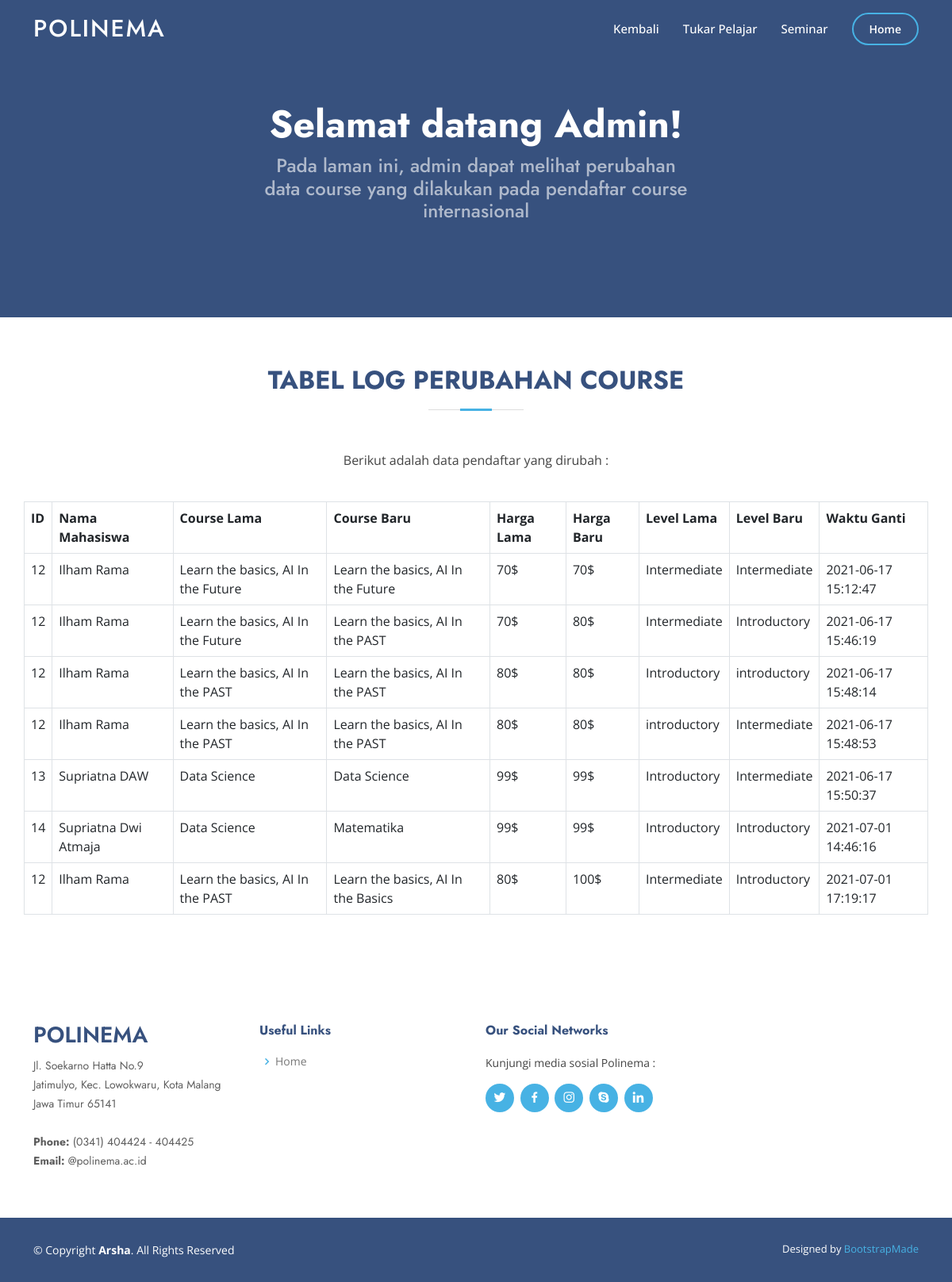
/datamasuklog.php, run on the app's committed database.
### tables this page shows
CREATE TABLE `logcourse` (
  `id_log` int(11) NOT NULL,
  `id_courseint` int(11) NOT NULL,
  `nama_mhs` varchar(50) NOT NULL,
  `course_old` varchar(100) NOT NULL,
  `course_new` varchar(100) NOT NULL,
  `harga_old` varchar(15) NOT NULL,
  `harga_new` varchar(25) NOT NULL,
  `level_old` varchar(50) NOT NULL,
  `level_new` varchar(50) NOT NULL,
  `timest` timestamp NOT NULL DEFAULT CURRENT_TIMESTAMP ON UPDATE CURRENT_TIMESTAMP
);

### db/conn.php (called while the page is built, shortened)
<?php
    $host = 'localhost';
    $db = 'internasional';
    $user = 'root';
    $pass = '';
    $charset = 'utf8mb4';
    $dsn = "mysql:host=$host; dbname=$db; charset=$charset";
    try{
        $pdo = new PDO($dsn, $user, $pass);
        $pdo->setAttribute(PDO::ATTR_ERRMODE, PDO::ERRMODE_EXCEPTION);
    } catch(PDOException $e) {
        throw new PDOException($e->getMessage());
    }
    require_once 'crud.php';
    $crud = new crud($pdo);
?>

### db/crud.php (called while the page is built, shortened)
<?php
    class crud{
        private $db;
        function __construct($conn){
            $this->db = $conn;
        }
       public function getLog(){
        try{
        $sql = "SELECT * FROM logcourse";
        $result = $this->db->query($sql);
        return $result;
        }catch(PDOException $e){
           echo $e->getMessage();
           return false;
       }
   }
    }
?>

### datamasuklog.php (the view, shortened to what this page needs)
<?php
    require_once 'db/conn.php';
    $results = $crud->getLog();
?>
<!DOCTYPE html>
<html lang="en">
<head>
  <link href="assets/vendor/aos/aos.css" rel="stylesheet">
  <link href="assets/vendor/bootstrap/css/bootstrap.min.css" rel="stylesheet">
  <link href="assets/vendor/bootstrap-icons/bootstrap-icons.css" rel="stylesheet">
  <link href="assets/vendor/boxicons/css/boxicons.min.css" rel="stylesheet">
  <link href="assets/vendor/glightbox/css/glightbox.min.css" rel="stylesheet">
  <link href="assets/vendor/remixicon/remixicon.css" rel="stylesheet">
  <link href="assets/vendor/swiper/swiper-bundle.min.css" rel="stylesheet">
  <link href="assets/css/stylef.css" rel="stylesheet">
</head>
<body>
  <header id="header" class="fixed-top ">
    <div class="container d-flex align-items-center">
      <h1 class="logo me-auto"><a href="index.php">POLINEMA</a></h1>
      <nav id="navbar" class="navbar">
        <ul>
          <li><a class="nav-link scrollto" href="datamasukca.php">Kembali</a></li>
          <li><a class="nav-link scrollto" href="datamasukta.php">Tukar Pelajar</a></li>
          <li><a class="nav-link scrollto" href="datamasuksa.php">Seminar</a></li>
          <li><a class="getstarted scrollto" href="index.php">Home</a></li>
        </ul>
      </nav>
    </div>
  </header>
  <section id="hero" class="d-flex align-items-center">
    <div class="container">
      <div class="row d-flex justify-content-center">
        <div style="text-align:center;" class="col-lg-6 d-flex flex-column justify-content-center pt-4 pt-lg-0 order-2 order-lg-1" data-aos="fade-up" data-aos-delay="200">
          <h1>Selamat datang Admin!</h1>
          <h2>Pada laman ini, admin dapat melihat perubahan data course yang dilakukan pada pendaftar course internasional</h2>
        </div>
      </div>
    </div>
  </section>
  <main id="main">
    <section id="about" class="about">
      <div class="container" data-aos="fade-up">
        <div class="section-title">
          <h2>Tabel Log Perubahan Course</h2>
        </div>
        <div class="row content d-flex justify-content-center">
          <div class="col-lg-6">
            <p style="text-align: center;">
              Berikut adalah data pendaftar yang dirubah :
            </p>
            <br>
        </div>
        <table class="table table-bordered">
        <tr>
            <th>ID</th>
            <th>Nama Mahasiswa</th>
            <th>Course Lama</th>
            <th>Course Baru</th>
            <th>Harga Lama</th>
            <th>Harga Baru</th>
            <th>Level Lama</th>
            <th>Level Baru</th>
            <th>Waktu Ganti</th>
        </tr>
        <?php while($r = $results->fetch(PDO::FETCH_ASSOC)){ ?>
              <tr>
                  <td><?php echo $r['id_courseint'] ?></td>
                  <td><?php echo $r['nama_mhs'] ?></td>
                  <td><?php echo $r['course_old'] ?></td>
                  <td><?php echo $r['course_new'] ?></td>
                  <td><?php echo $r['harga_old'] ?></td>
                  <td><?php echo $r['harga_new'] ?></td>
                  <td><?php echo $r['level_old'] ?></td>
                  <td><?php echo $r['level_new'] ?></td>
                  <td><?php echo $r['timest'] ?></td>
              </tr>
        <?php }?>
    </table>
        <br>
        <br>
      </div>
    </section>
  </main>
  <footer id="footer">
    <div class="footer-top">
      <div class="container">
        <div class="row">
          <div class="col-lg-3 col-md-6 footer-contact">
            <h3>Polinema</h3>
            <p>
              Jl. Soekarno Hatta No.9 <br>
              Jatimulyo, Kec. Lowokwaru, Kota Malang<br>
              Jawa Timur 65141 <br><br>
              <strong>Phone:</strong> (0341) 404424 - 404425<br>
              <strong>Email:</strong> @polinema.ac.id<br>
            </p>
          </div>
          <div class="col-lg-3 col-md-6 footer-links">
            <h4>Useful Links</h4>
            <ul>
              <li><i class="bx bx-chevron-right"></i> <a href="index.php">Home</a></li>
            </ul>
          </div>
          <div class="col-lg-3 col-md-6 footer-links">
            <h4>Our Social Networks</h4>
            <p>Kunjungi media sosial Polinema :</p>
            <div class="social-links mt-3">
              <a href="#" class="twitter"><i class="bx bxl-twitter"></i></a>
              <a href="#" class="facebook"><i class="bx bxl-facebook"></i></a>
              <a href="#" class="instagram"><i class="bx bxl-instagram"></i></a>
              <a href="#" class="google-plus"><i class="bx bxl-skype"></i></a>
              <a href="#" class="linkedin"><i class="bx bxl-linkedin"></i></a>
            </div>
          </div>
        </div>
      </div>
    </div>
    <div class="container footer-bottom clearfix">
      <div class="copyright">
        &copy; Copyright <strong><span>Arsha</span></strong>. All Rights Reserved
      </div>
      <div class="credits">
        Designed by <a href="https://bootstrapmade.com/">BootstrapMade</a>
      </div>
    </div>
  </footer>
</body>
</html>

### assets/css/stylef.css (style rules this page uses)
body { font-family: "Open Sans", sans-serif; color: #444444; }
a { color: #47b2e4; text-decoration: none; }
h1, h2, h3, h4, h5, h6 { font-family: "Jost", sans-serif; }
#header { transition: all 0.5s; z-index: 997; padding: 15px 0; }
#header .logo { font-size: 30px; margin: 0; padding: 0; line-height: 1; font-weight: 500; letter-spacing: 2px; text-transform: uppercase; }
#header .logo a { color: #fff; }
.navbar { padding: 0; }
.navbar ul { margin: 0; padding: 0; display: flex; list-style: none; align-items: center; }
.navbar li { position: relative; }
.navbar a { display: flex; align-items: center; justify-content: space-between; padding: 10px 0 10px 30px; font-size: 15px; font-weight: 500; color: #fff; white-space: nowrap; transition: 0.3s; }
.navbar .getstarted { padding: 8px 20px; margin-left: 30px; border-radius: 50px; color: #fff; font-size: 14px; border: 2px solid #47b2e4; font-weight: 600; }
#hero { width: 100%; height: 50vh; background: #37517e; }
#hero .container { padding-top: 60px; }
#hero h1 { margin: 0 0 10px 0; font-size: 48px; font-weight: 700; line-height: 56px; color: #fff; }
#hero h2 { color: rgba(255, 255, 255, 0.6); margin-bottom: 50px; font-size: 24px; }
section { padding: 60px 0; overflow: hidden; }
.section-title { text-align: center; padding-bottom: 30px; }
.section-title h2 { font-size: 32px; font-weight: bold; text-transform: uppercase; margin-bottom: 20px; padding-bottom: 20px; position: relative; color: #37517e; }
.section-title h2::before { content: ''; position: absolute; display: block; width: 120px; height: 1px; background: #ddd; bottom: 1px; left: calc(50% - 60px); }
.section-title h2::after { content: ''; position: absolute; display: block; width: 40px; height: 3px; background: #47b2e4; bottom: 0; left: calc(50% - 20px); }
#footer { font-size: 14px; background: #37517e; }
#footer .footer-top { padding: 60px 0 30px 0; background: #fff; }
#footer .footer-top .footer-contact { margin-bottom: 30px; }
#footer .footer-top .footer-contact h3 { font-size: 28px; margin: 0 0 10px 0; padding: 2px 0 2px 0; line-height: 1; text-transform: uppercase; font-weight: 600; color: #37517e; }
#footer .footer-top .footer-contact p { font-size: 14px; line-height: 24px; margin-bottom: 0; font-family: "Jost", sans-serif; color: #5e5e5e; }
#footer .footer-top h4 { font-size: 16px; font-weight: bold; color: #37517e; position: relative; padding-bottom: 12px; }
#footer .footer-top .footer-links { margin-bottom: 30px; }
#footer .footer-top .footer-links ul { list-style: none; padding: 0; margin: 0; }
#footer .footer-top .footer-links ul i { padding-right: 2px; color: #47b2e4; font-size: 18px; line-height: 1; }
#footer .footer-top .footer-links ul li { padding: 10px 0; display: flex; align-items: center; }
#footer .footer-top .footer-links ul li:first-child { padding-top: 0; }
#footer .footer-top .footer-links ul a { color: #777777; transition: 0.3s; display: inline-block; line-height: 1; }
#footer .footer-top .social-links a { font-size: 18px; display: inline-block; background: #47b2e4; color: #fff; line-height: 1; padding: 8px 0; margin-right: 4px; border-radius: 50%; text-align: center; width: 36px; height: 36px; transition: 0.3s; }
#footer .footer-bottom { padding-top: 30px; padding-bottom: 30px; color: #fff; }
#footer .copyright { float: left; }
#footer .credits { float: right; font-size: 13px; }
#footer .credits a { transition: 0.3s; }

### data on the page
logcourse: id_courseint "12", nama_mhs "Ilham Rama", course_old "Learn the basics, AI In the Future", course_new "Learn the basics, AI In the Future", harga_old "70$", harga_new "70$", level_old "Intermediate", level_new "Intermediate", timest "2021-06-17 15:12:47"
logcourse: id_courseint "12", nama_mhs "Ilham Rama", course_old "Learn the basics, AI In the Future", course_new "Learn the basics, AI In the PAST", harga_old "70$", harga_new "80$", level_old "Intermediate", level_new "Introductory", timest "2021-06-17 15:46:19"
logcourse: id_courseint "12", nama_mhs "Ilham Rama", course_old "Learn the basics, AI In the PAST", course_new "Learn the basics, AI In the PAST", harga_old "80$", harga_new "80$", level_old "Introductory", level_new "introductory", timest "2021-06-17 15:48:14"
logcourse: id_courseint "12", nama_mhs "Ilham Rama", course_old "Learn the basics, AI In the PAST", course_new "Learn the basics, AI In the PAST", harga_old "80$", harga_new "80$", level_old "introductory", level_new "Intermediate", timest "2021-06-17 15:48:53"
logcourse: id_courseint "13", nama_mhs "Supriatna DAW", course_old "Data Science", course_new "Data Science", harga_old "99$", harga_new "99$", level_old "Introductory", level_new "Intermediate", timest "2021-06-17 15:50:37"
logcourse: id_courseint "14", nama_mhs "Supriatna Dwi Atmaja", course_old "Data Science", course_new "Matematika", harga_old "99$", harga_new "99$", level_old "Introductory", level_new "Introductory", timest "2021-07-01 14:46:16"
logcourse: id_courseint "12", nama_mhs "Ilham Rama", course_old "Learn the basics, AI In the PAST", course_new "Learn the basics, AI In the Basics", harga_old "80$", harga_new "100$", level_old "Intermediate", level_new "Introductory", timest "2021-07-01 17:19:17"
